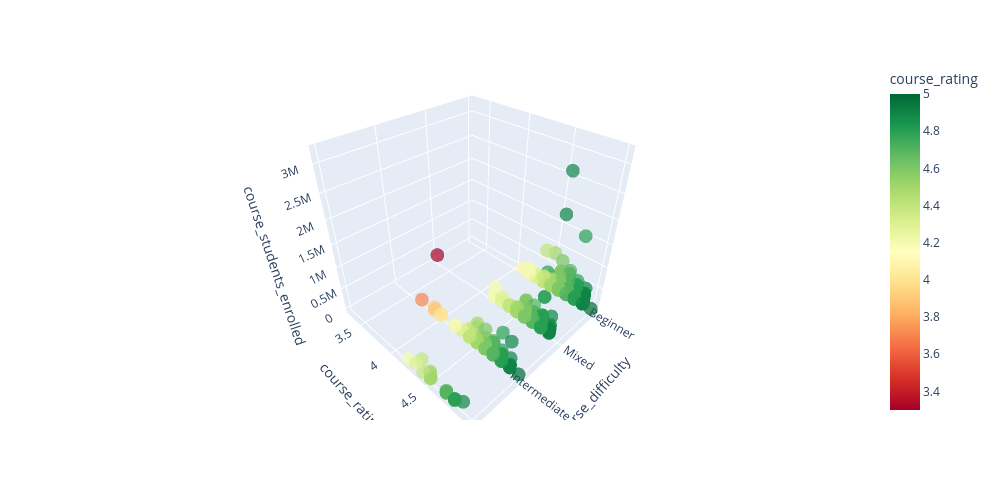

Notebook cell for this chart:
### Markdown cell above
`Beginner courses (~55%) dominate`, while `Advanced courses (~2%) are underepresented`. `Intermediate and Mixed` levels are similar, each around `~21–22%`.

### Code cell
fig = px.scatter_3d(
    coursera_data,
    x="course_difficulty",
    y="course_rating",
    z="course_students_enrolled",
    color="course_rating",
    opacity=0.7,
    width=1000,
    height=500,
    color_continuous_scale="RdYlGn",
)
fig.show()

### Figure 1 — Plotly figure (JSON) as saved in the notebook; plotly's stock layout.template omitted (floating-point values rounded to 4 significant figures; data arrays with more than 128 entries replaced by an {"elided": "..."} marker saying what was removed)
{"data": [{"hovertemplate": "course_difficulty=%{x}<br>course_rating=%{marker.color}<br>course_students_enrolled=%{z}<extra></extra>", "legendgroup": "", "marker": {"color": {"elided": "891 float values"}, "coloraxis": "coloraxis", "opacity": 0.7, "symbol": "circle"}, "mode": "markers", "name": "", "scene": "scene", "showlegend": false, "type": "scatter3d", "x": {"elided": "891 str values"}, "y": {"elided": "891 float values"}, "z": {"elided": "891 float values"}}], "layout": {"coloraxis": {"colorbar": {"title": {"text": "course_rating"}}, "colorscale": [[0, "rgb(165,0,38)"], [0.1, "rgb(215,48,39)"], [0.2, "rgb(244,109,67)"], [0.3, "rgb(253,174,97)"], [0.4, "rgb(254,224,139)"], [0.5, "rgb(255,255,191)"], [0.6, "rgb(217,239,139)"], [0.7, "rgb(166,217,106)"], [0.8, "rgb(102,189,99)"], [0.9, "rgb(26,152,80)"], [1, "rgb(0,104,55)"]]}, "height": 500, "legend": {"tracegroupgap": 0}, "margin": {"t": 60}, "scene": {"domain": {"x": [0, 1], "y": [0, 1]}, "xaxis": {"title": {"text": "course_difficulty"}}, "yaxis": {"title": {"text": "course_rating"}}, "zaxis": {"title": {"text": "course_students_enrolled"}}}, "width": 1000}}
